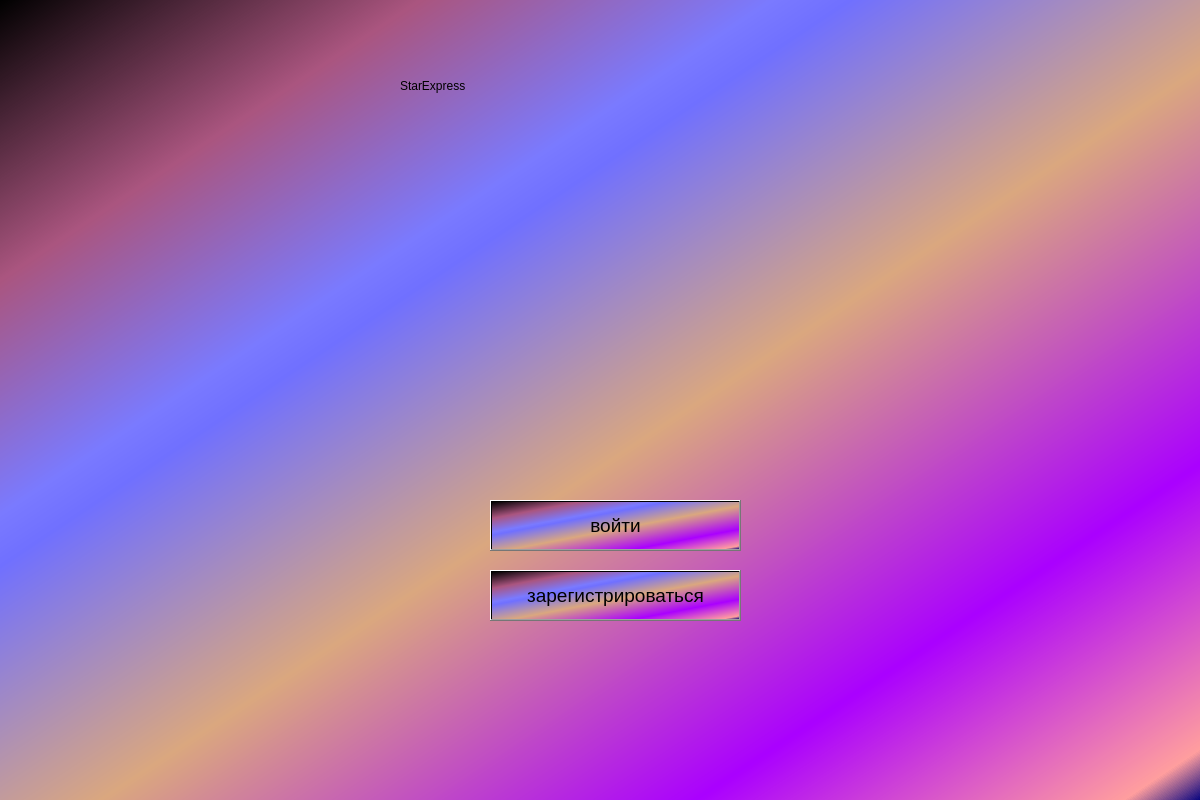
<?xml version="1.0" encoding="UTF-8"?>
<ui version="4.0">
 <class>MainWindow</class>
 <widget class="QMainWindow" name="MainWindow">
  <property name="geometry">
   <rect>
    <x>0</x>
    <y>0</y>
    <width>1200</width>
    <height>800</height>
   </rect>
  </property>
  <property name="windowTitle">
   <string>MainWindow</string>
  </property>
  <property name="toolTip">
   <string>&lt;html&gt;&lt;head/&gt;&lt;body&gt;&lt;p&gt;&lt;img src=&quot;:/newPrefix/spacebg.jpg&quot;/&gt;&lt;/p&gt;&lt;/body&gt;&lt;/html&gt;</string>
  </property>
  <property name="styleSheet">
   <string notr="true">background-color: qlineargradient(spread:repeat, x1:0, y1:0, x2:1, y2:1, stop:0 rgba(0, 0, 0, 255), stop:0.175325 rgba(170, 85, 127, 255), stop:0.321429 rgba(122, 122, 255, 255), stop:0.353896 rgba(112, 112, 255, 255), stop:0.542289 rgba(218, 167, 127, 255), stop:0.79 rgba(170, 0, 255, 255), stop:0.967532 rgba(255, 158, 158, 255), stop:1 rgba(0, 0, 127, 255));</string>
  </property>
  <widget class="QWidget" name="centralwidget">
   <widget class="QLabel" name="label">
    <property name="geometry">
     <rect>
      <x>400</x>
      <y>50</y>
      <width>411</width>
      <height>71</height>
     </rect>
    </property>
    <property name="styleSheet">
     <string notr="true">background-color: rgb(0, 0, 0, 0);
font: 48pt &quot;MS UI Gothic&quot;;
</string>
    </property>
    <property name="text">
     <string>StarExpress</string>
    </property>
   </widget>
   <widget class="QPushButton" name="login_pushbutton">
    <property name="geometry">
     <rect>
      <x>490</x>
      <y>500</y>
      <width>251</width>
      <height>51</height>
     </rect>
    </property>
    <property name="font">
     <font>
      <pointsize>14</pointsize>
     </font>
    </property>
    <property name="styleSheet">
     <string notr="true">background-color: qlineargradient(spread:repeat, x1:0, y1:0, x2:1, y2:1, stop:0 rgba(0, 0, 0, 255), stop:0.175325 rgba(170, 85, 127, 255), stop:0.321429 rgba(122, 122, 255, 255), stop:0.353896 rgba(112, 112, 255, 255), stop:0.542289 rgba(218, 167, 127, 255), stop:0.79 rgba(170, 0, 255, 255), stop:0.967532 rgba(255, 158, 158, 255), stop:1 rgba(0, 0, 127, 255));</string>
    </property>
    <property name="text">
     <string>войти</string>
    </property>
   </widget>
   <widget class="QPushButton" name="signup_pushbutton">
    <property name="geometry">
     <rect>
      <x>490</x>
      <y>570</y>
      <width>251</width>
      <height>51</height>
     </rect>
    </property>
    <property name="font">
     <font>
      <pointsize>14</pointsize>
     </font>
    </property>
    <property name="styleSheet">
     <string notr="true">selection-color: rgb(170, 170, 255);</string>
    </property>
    <property name="text">
     <string>зарегистрироваться</string>
    </property>
   </widget>
  </widget>
 </widget>
 <resources>
  <include location="img/bg.qrc"/>
 </resources>
 <connections/>
</ui>
